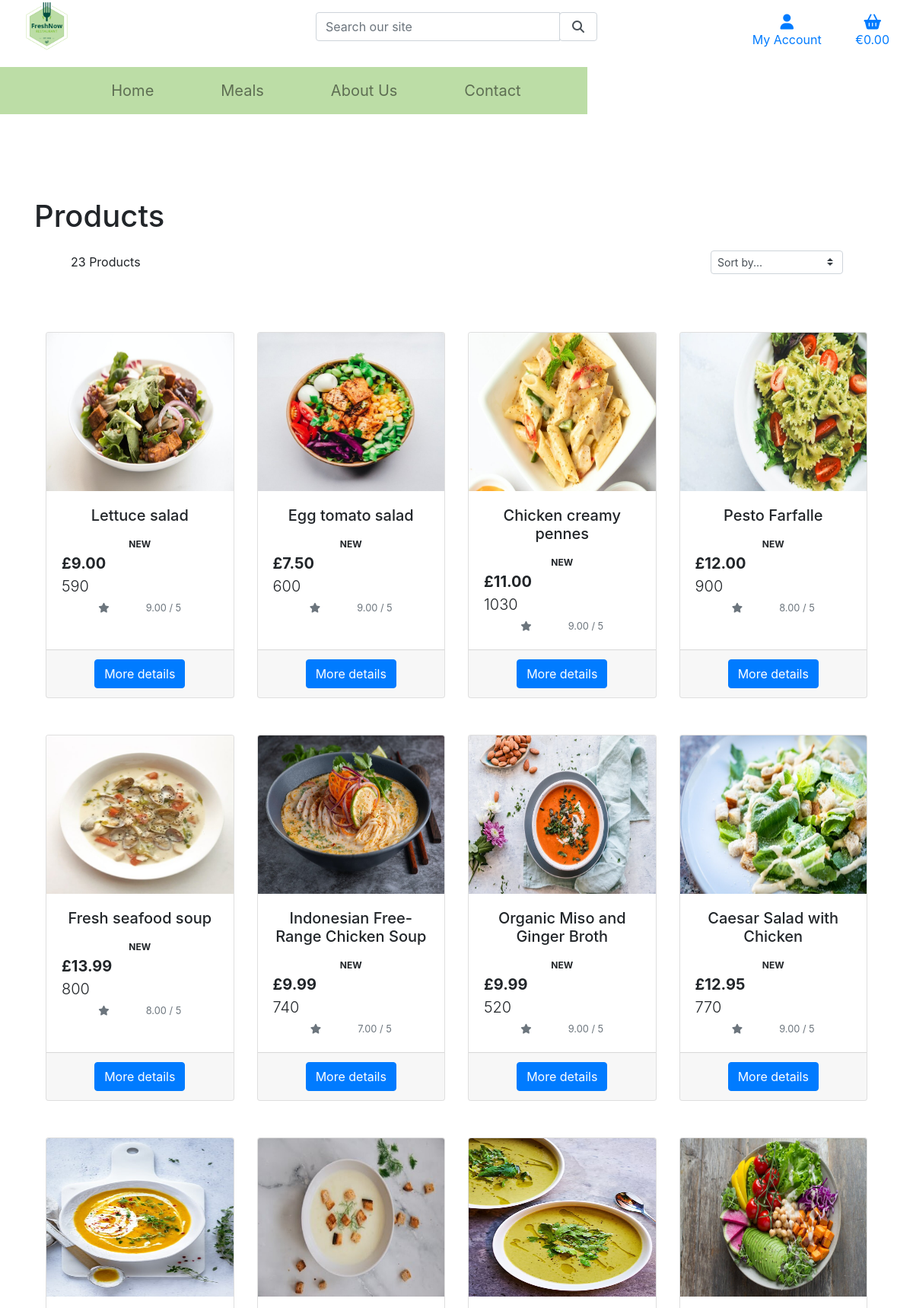
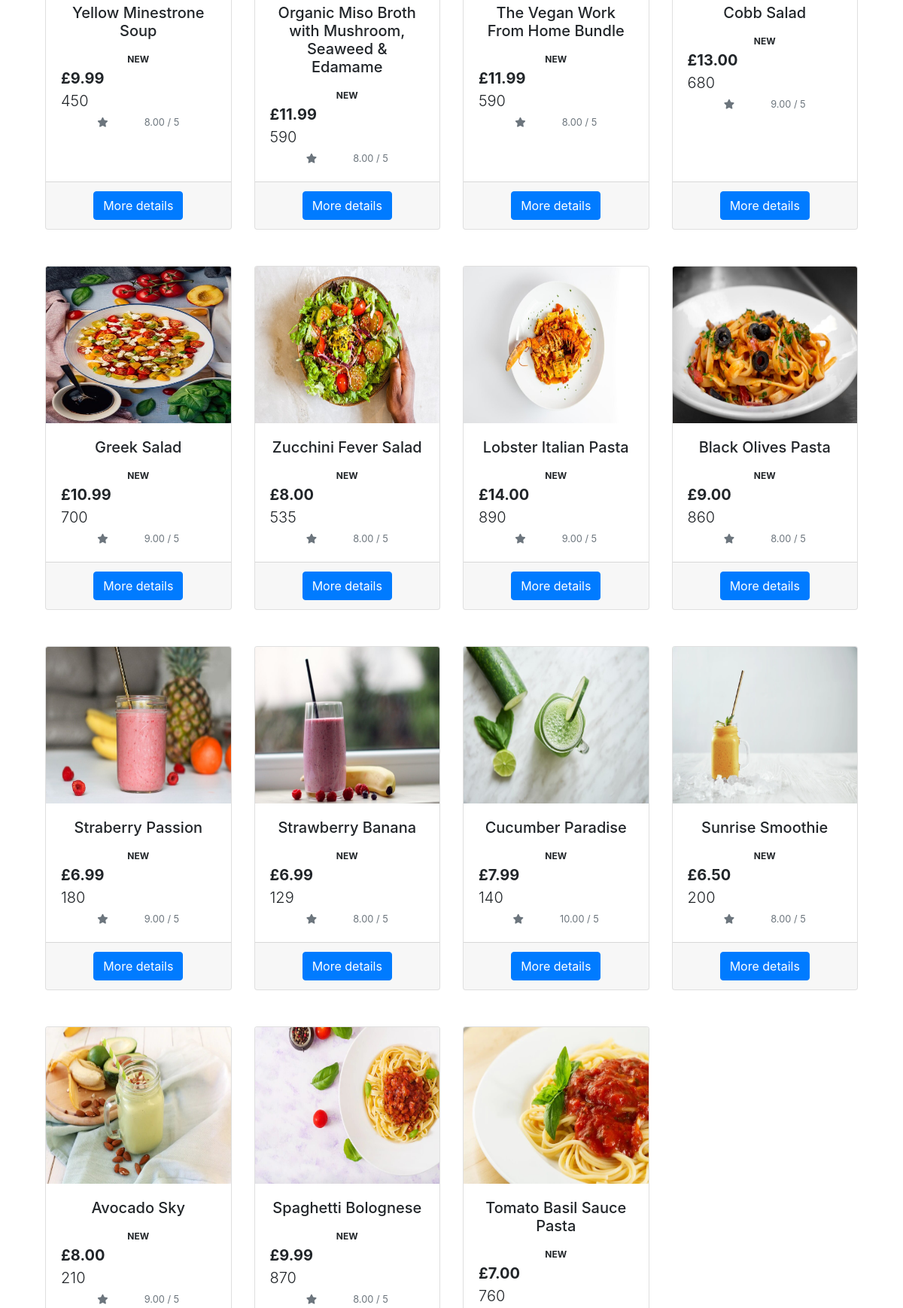
Screenshot of /products/ (upper part) with the database file from the repository (2 pictures, top to bottom).
### products/models.py (models this page shows, shortened)
class Product(models.Model):
    category = models.ForeignKey(
        'Category', null=True, blank=True, on_delete=models.SET_NULL)
    sku = models.CharField(max_length=254, null=True, blank=True)
    name = models.CharField(max_length=254)
    description = models.TextField()
    price = models.DecimalField(max_digits=6, decimal_places=2)
    rating = models.DecimalField(
        max_digits=6, decimal_places=2, null=True, blank=True)
    image = models.ImageField(null=True, blank=True)
    calories= models.DecimalField(
        max_digits=6, null=True, blank=True, decimal_places=0)
    label = models.CharField(choices=LABEL_CHOICES, max_length=1, default=False)
    is_spicy = models.BooleanField(default=False, null=True, blank=True)

### products/views.py (the view, shortened to what this page needs)
# urls.py: path('', views.all_products, name='products'),
def all_products(request):
    products = Product.objects.all()
    query = None
    categories = None
    sort = None
    direction = None
    current_sorting = f'{sort}_{direction}'
    context = {
        'products': products,
        'search_term': query,
        'current_categories': categories,
        'current_sorting': current_sorting,
    }
    return render(request, 'products/products.html', context)

### bag/contexts.py (called while the page is built, shortened)
def bag_contents(request):
    bag_items = []
    total = 0
    product_count = 0
    bag = request.session.get('bag', {})
    if total < settings.FREE_DELIVERY_THRESHOLD:
        delivery = total * Decimal(settings.STANDARD_DELIVERY_PERCENTAGE / 100)
        free_delivery_delta = settings.FREE_DELIVERY_THRESHOLD - total
    else:
        delivery = 0
        free_delivery_delta = 0
    grand_total = delivery + total
    context = {
        'bag_items': bag_items,
        'total': total,
        'product_count': product_count,
        'delivery': delivery,
        'free_delivery_delta': free_delivery_delta,
        'free_delivery_threshold': settings.FREE_DELIVERY_THRESHOLD,
        'grand_total': grand_total,
    }
    return context

### products/contexts.py (called while the page is built)
def all_categories(request):
    category_list = Category.objects.all()
    context = {
        'category_list': category_list,
    }
    return context

### products/templates/products/products.html (shortened to what this page needs)
{% extends "base.html" %}
{% load static %}
{% block page_header %}
    <div class="container header-container mt-5">
        <div class="row">
            <div class="col mt-5">
                <h1>Products</h1>
        </div>
    </div>
{% endblock %}
{% block content %}
   <div class="row mb-3">
    <div class="col-sm-12 col-md-7 ml-lg-5">
        <p class="green-muted mt-3 text-left">
            {{ products|length }} Products{% if search_term %} found for <strong>"{{ search_term }}"</strong>{% endif %}
        </p>
    </div>
    <div class="col-sm-12 col-md-6 col-lg-4 my-auto d-flex justify-content-center justify-content-md-end">
        <div class="sort-select-wrapper-sort-by">
            <select name="sort-selector" id="sort-selector" class="custom-select custom-select-sm border-green green">
                <option value="reset" {% if current_sorting == 'None_None' %}selected{% endif %}>Sort by...</option>
            </select>
        </div>
    </div>
</div>
    <div class="container-fluid mt-5">
        <div class="row">
            <div class="col text-center mt-3">
                    <div class="row row-cols-1 row-cols-md-3 g-4">
                    {% for product in products %}
                        <div class="col-sm-6 col-md-6 col-lg-4 col-xl-3 mb-5">
                            <div class="card h-100" style="width:auto;">
                                {% if product.image %}
                                <img class="card-img-top img-fluid" style="width: 20rem; height: 13rem;" src="{{ product.image.url }}" alt="{{ product.name }}">
                                {% else %}
                                <img class="card-img-top img-fluid" src="{{ MEDIA_URL }}noimage.png" alt="{{ product.name }}">
                                {% endif %}
                                <div class="card-body">
                                  <h5 class="card-title">{{ product.name }} </h5>
                                  <span class="badge badge-pill bg-{{ product.get_label_display }}">NEW</span>
                                  <p class="lead mb-0 text-left font-weight-bold">£{{ product.price }} </p>
                                  <p class="lead mb-0 text-left">{{ product.calories }}
                                  <div class="text-center">
                                  {% if product.rating %}
                                    <small class="text-muted text-right"><i class="fas fa-star mr-5"></i>{{ product.rating }} / 5</small>
                                  {% else %}
                                    <small class="text-muted text-right">No Rating</small>
                                  {% endif %}
                                  </div>
                                 </div>
                                <div class="card-footer">
                                    <a href="{% url 'product_detail' product.id %}" class="btn btn-primary">More details</a>
                                  </div>
                              </div>
                           </div>
                    {% endfor %}
                </div>
            </div>
        </div>
    </div>
{% endblock %}

### static/css/base.css (style rules this page uses)
html { height: 100%; scroll-behavior: smooth; }
@media (min-width: 992px) { .header-container { padding-top: 164px; } }

### rows the page displays
Product: image (picture), name "Lettuce salad", price "9.00", calories "590", rating "9.00"
Product: image (picture), name "Egg tomato salad", price "7.50", calories "600", rating "9.00"
Product: image (picture), name "Chicken creamy pennes", price "11.00", calories "1030", rating "9.00"
Product: image (picture), name "Pesto Farfalle", price "12.00", calories "900", rating "8.00"
Product: image (picture), name "Fresh seafood soup", price "13.99", calories "800", rating "8.00"
Product: image (picture), name "Indonesian Free-Range Chicken Soup", price "9.99", calories "740", rating "7.00"
Product: image (picture), name "Organic Miso and Ginger Broth", price "9.99", calories "520", rating "9.00"
Product: image (picture), name "Caesar Salad with Chicken", price "12.95", calories "770", rating "9.00"
Product: image (picture), name "Yellow Minestrone Soup", price "9.99", calories "450", rating "8.00"
Product: image (picture), name "Organic Miso Broth with Mushroom, Seaweed & Edamame", price "11.99", calories "590", rating "8.00"
Product: image (picture), name "The Vegan Work From Home Bundle", price "11.99", calories "590", rating "8.00"
Product: image (picture), name "Cobb Salad", price "13.00", calories "680", rating "9.00"
Product: image (picture), name "Greek Salad", price "10.99", calories "700", rating "9.00"
Product: image (picture), name "Zucchini Fever Salad", price "8.00", calories "535", rating "8.00"
Product: image (picture), name "Lobster Italian Pasta", price "14.00", calories "890", rating "9.00"
Product: image (picture), name "Black Olives Pasta", price "9.00", calories "860", rating "8.00"
Product: image (picture), name "Straberry Passion", price "6.99", calories "180", rating "9.00"
Product: image (picture), name "Strawberry Banana", price "6.99", calories "129", rating "8.00"
Product: image (picture), name "Cucumber Paradise", price "7.99", calories "140", rating "10.00"
Product: image (picture), name "Sunrise Smoothie", price "6.50", calories "200", rating "8.00"
Product: image (picture), name "Avocado Sky", price "8.00", calories "210", rating "9.00"
Product: image (picture), name "Spaghetti Bolognese", price "9.99", calories "870", rating "8.00"
Product: image (picture), name "Tomato Basil Sauce Pasta", price "7.00", calories "760"

### other values shown
{{ products|length }} "23"
